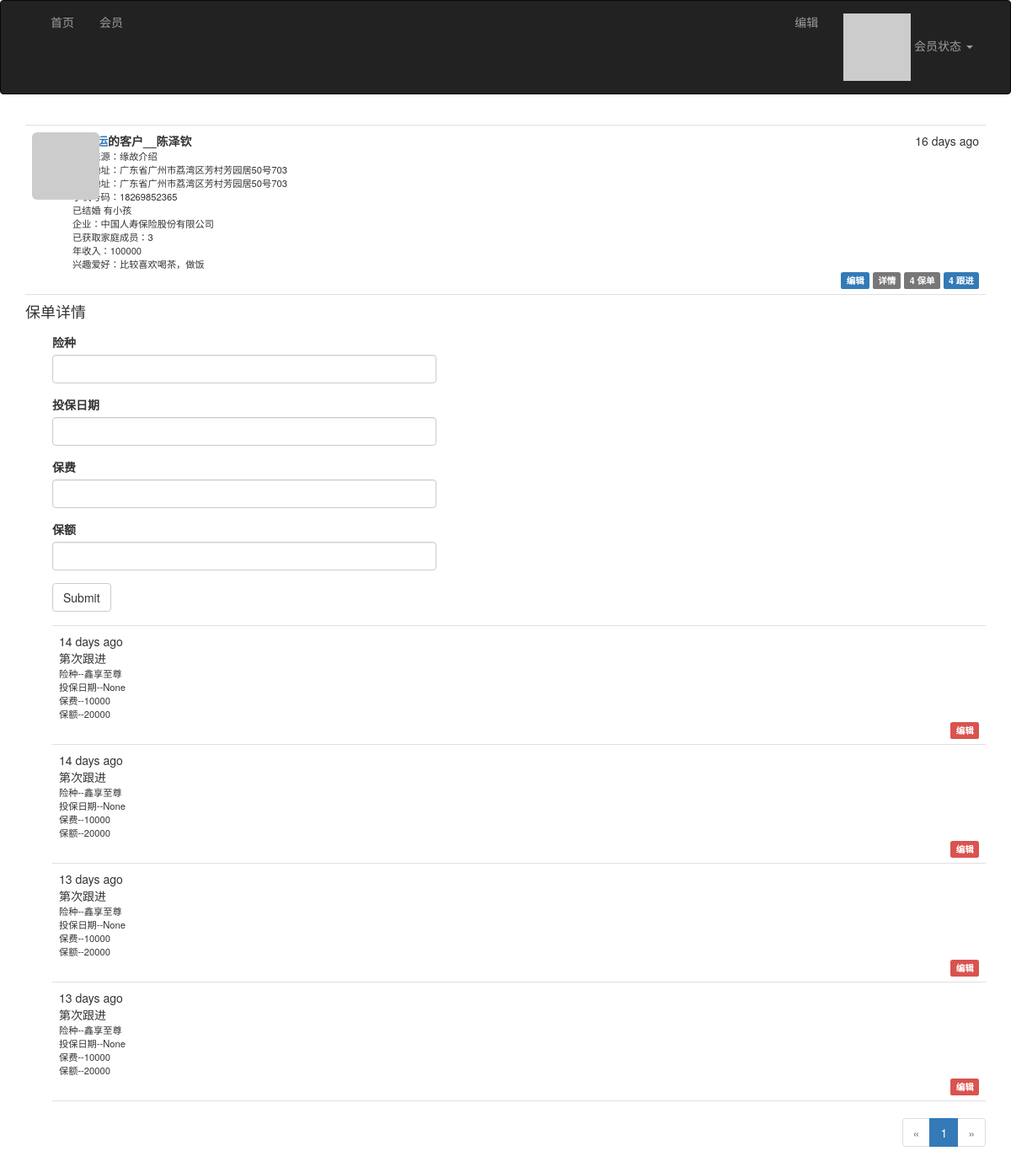
The page /post1/11 (signed in) on the database its author committed.
### app/models.py (models this page shows, shortened)
class Post(db.Model):
    __tablename__ = 'posts'
    id = db.Column(db.Integer, primary_key=True)
    body = db.Column(db.Text)
    body_html = db.Column(db.Text)
    name = db.Column(db.String(64))
    phnumber = db.Column(db.Integer,unique=True)
    homeaddress = db.Column(db.String(64))
    career = db.Column(db.String(64))
    company = db.Column(db.String(64))
    jobaddress = db.Column(db.String(64))
    families = db.Column(db.Integer)
    insurance = db.Column(db.Integer)
    source = db.Column(db.String(64))
    married = db.Column(db.Boolean, default=False)
    bobies = db.Column(db.Boolean, default=False)
    liking = db.Column(db.String(64))
    connects = db.Column(db.Integer)
    income = db.Column(db.Integer)
    timestamp = db.Column(db.DateTime, index=True, default=datetime.utcnow)
    author_id = db.Column(db.Integer, db.ForeignKey('users.id'))
    comments = db.relationship('Comment', backref='post', lazy='dynamic')
    insurancese = db.relationship('Insurance', backref='post', lazy='dynamic')

class Insurance(db.Model):
    __tablename__ = 'insurancese'
    id = db.Column(db.Integer, primary_key=True)
    timestamp = db.Column(db.DateTime, index=True, default=datetime.utcnow)
    insurname = db.Column(db.String(64))
    disabled = db.Column(db.Boolean)
    baodanhao = db.Column(db.Integer, default=False)
    toubaoriqi = db.Column(db.Integer, default=False)
    shengxiaoriqi = db.Column(db.Integer, default=False)
    baodanzhuangtai = db.Column(db.String(64), default=False)
    jiaofeifangshi = db.Column(db.String(64), default=False)
    jiaofeiqi = db.Column(db.Integer, default=False)
    baoxianqijian = db.Column(db.Integer, default=False)
    shixiaoriqi = db.Column(db.Integer, default=False)
    baofei = db.Column(db.Integer, default=False)
    baoer = db.Column(db.Integer, default=False)
    banknumber = db.Column(db.Integer, default=False)
    bankname = db.Column(db.String(64), default=False)
    nextgetmoney = db.Column(db.Integer, default=False)
    tbname = db.Column(db.String(64), default=False)
    bbname =  db.Column(db.String(64), default=False)
    syname =  db.Column(db.String(64), default=False)
    jjname =  db.Column(db.String(64), default=False)
    author_id = db.Column(db.Integer, db.ForeignKey('users.id'))
    post_id = db.Column(db.Integer, db.ForeignKey('posts.id'))

### app/main/views.py (the view, shortened to what this page needs)
@main.route('/post1/<int:id>', methods=['GET', 'POST'])
def insurance(id):
    post = Post.query.get_or_404(id)
    form = InsuranceForm1()
    page = request.args.get('page', 1, type=int)
    if page == -1:
        page = (post.insurancese.count() - 1) // \
            current_app.config['FLASKY_COMMENTS_PER_PAGE'] + 1
    pagination = post.insurancese.order_by(Insurance.timestamp.asc()).paginate(page, per_page=current_app.config['FLASKY_COMMENTS_PER_PAGE'],error_out=False)
    insurancese = pagination.items
    return render_template('post1.html', posts=[post], form=form,insurancese=insurancese, pagination=pagination)

### app/main/forms.py
class InsuranceForm1(FlaskForm):
    insurname = StringField('险种', validators=[DataRequired()])
    toubaoriqi  = IntegerField('投保日期')
    baofei  = IntegerField('保费')
    baoer  = IntegerField('保额')
    submit = SubmitField('Submit')

### app/auth/views.py (called while the page is built)
@auth.before_app_request
def before_request():
    if current_user.is_authenticated:
        current_user.ping()
        if not current_user.confirmed \
                and request.endpoint \
                and request.blueprint != 'auth' \
                and request.endpoint != 'static':
            return redirect(url_for('auth.unconfirmed'))

### app/main/__init__.py (called while the page is built)
@main.app_context_processor
def inject_permissions():
    return dict(Permission=Permission)

### app/main/views.py (called while the page is built)
@main.after_app_request
def after_request(response):
    for query in get_debug_queries():
        if query.duration >= current_app.config['FLASKY_SLOW_DB_QUERY_TIME']:
            current_app.logger.warning(
                'Slow query: %s\nParameters: %s\nDuration: %fs\nContext: %s\n'
                % (query.statement, query.parameters, query.duration,
                   query.context))
    return response

### app/models.py (called while the page is built)
@login_manager.user_loader
def load_user(user_id):
    return User.query.get(int(user_id))

    def has_permission(self, perm):
        return self.permissions & perm == perm

    def can(self, perm):
        return self.role is not None and self.role.has_permission(perm)

    def ping(self):
        self.last_seen = datetime.utcnow()
        db.session.add(self)

    def gravatar(self, size=100, default='identicon', rating='g'):
        url = 'https://secure.gravatar.com/avatar'
        hash = self.avatar_hash or self.gravatar_hash()
        return '{url}/{hash}?s={size}&d={default}&r={rating}'.format(
            url=url, hash=hash, size=size, default=default, rating=rating)

### app/templates/post1.html (shortened to what this page needs)
{% extends "base.html" %}
{% import "bootstrap/wtf.html" as wtf %}
{% import "_macros.html" as macros %}
{% block page_content %}
{% include '_posts.html' %}
<h4 id="comments">保单详情</h4>
{% if current_user.can(Permission.COMMENT) %}
<div class="comment-form">
    {{ wtf.quick_form(form) }}
</div>
{% endif %}
{% include '_comments1.html' %}
{% if pagination %}
<div class="pagination">
    {{ macros.pagination_widget(pagination, '.post', fragment='#comments', id=posts[0].id) }}
</div>
{% endif %}
{% endblock %}

### app/templates/_posts.html (shortened to what this page needs)
<ul class="posts">
    {% for post in posts %}
    <li class="post">
        <div class="post-thumbnail">
            <a href="{{ url_for('.user', username=post.author.username) }}">
                <img class="img-rounded profile-thumbnail" src="{{ post.author.gravatar(size=40) }}">
            </a>
        </div>
        <div class="post-content">
            <div class="post-date">{{ moment(post.timestamp).fromNow() }}</div>
            <div class="post-author"><a href="{{ url_for('.user', username=post.author.username) }}">{{ post.author.name }}</a>的客户__{{ post.name | safe }}</div>
            <div class="post-body">
                <div class="labell">
                {% if post.source %}
                    客户来源：{{ post.source }}
                {% endif %}
                </div>
                {% if post.jobaddress %}
                <div class="labell">
                    办公地址：{{post.jobaddress}}
                </div >
                <div class="labell">
                {% if post.homeaddress %}
                    家庭地址：{{ post.homeaddress }}
                {% endif %}
                </div>
                {% if post.phnumber %}
                <div class="labell">
                    手机号码：{{post.phnumber}}
                </div>
                {% endif %}
                <div class="labell">
                   {%if post.married %} 已结婚 {% endif %}{%if post.bobies %} 有小孩 {% endif %}
                </div >
                {% if post.company %}
                <div class="labell">
                    企业：{{post.company}}
                </div >
                {% endif %}
                {% endif %}
                {% if post.families %}
                <div class="labell">
                    已获取家庭成员：{{post.families}}
                </div >
                {% endif %}
                {% if post.income %}
                <div class="labell">
                    年收入：{{post.income}}
                </div >
                {% endif %}
                {% if post.liking %}
                <div class="labell">
                    兴趣爱好：{{post.liking}}
                </div >
                {% endif %}
            </div>
            <div class="post-footer">
                {% if current_user == post.author %}
                <a href="{{ url_for('.edit', id=post.id) }}">
                    <span class="label label-primary">编辑</span>
                </a>
                {% elif current_user.is_administrator() %}
                <a href="{{ url_for('.edit', id=post.id) }}">
                    <span class="label label-danger">编辑[Admin]</span>
                </a>
                {% endif %}
                <a href="{{ url_for('.post', id=post.id) }}">
                    <span class="label label-default">详情</span>
                </a>
                <a href="{{ url_for('.insurance', id=post.id) }}">
                    <span class="label label-default">{{ post.insurancese.count() }} 保单</span>
                </a>
                <a href="{{ url_for('.post', id=post.id) }}#comments">
                    <span class="label label-primary">{{ post.comments.count() }} 跟进</span>
                </a>
            </div>
        </div>
    </li>
    {% endfor %}
</ul>

### app/templates/_comments1.html (shortened to what this page needs)
<ul class="comments">
    {% for insurance in insurancese %}
    <li class="comment">
        <div class="insurance-content">
            <div class="insurance-date">{{ moment(insurance.timestamp).fromNow() }}</div>
            <div class="insurance-author">第次跟进</div>
            <div class="insurance-body">
                <div class="labell">
                    {% if form.insurname %}
                     险种--{{ insurance.insurname }}
                    {% endif %}
                </div>
                <div class="labell">
                    {% if form.toubaoriqi %}
                     投保日期--{{ insurance.toubaoriqi }}
                    {% endif %}
                </div>
                <div class="labell">
                    {% if form.baofei %}
                     保费--{{ insurance.baofei }}
                    {% endif %}
                </div>
                <div class="labell">
                    {% if form.baoer %}
                     保额--{{ insurance.baoer }}
                    {% endif %}
                </div>
        </div>
        <div class="comment-footer">
                <a href="{{ url_for('.editii', id=insurance.id) }}">
                    <span class="label label-danger">编辑</span>
                </a>
            </div>
    </li>
    {% endfor %}
</ul>

### app/static/styles.css (style rules this page uses)
.profile-thumbnail { position: absolute; }
ul.posts { list-style-type: none; padding: 0px; margin: 16px 0px 0px 0px; border-top: 1px solid #e0e0e0; }
ul.posts li.post { padding: 8px; border-bottom: 1px solid #e0e0e0; }
div.post-date { float: right; }
div.post-author { font-weight: bold; }
div.post-thumbnail { position: absolute; }
div.post-content { margin-left: 48px; min-height: 48px; }
div.post-footer { text-align: right; }
div.comment-footer { text-align: right; }
ul.comments { list-style-type: none; padding: 0px; margin: 16px 0px 0px 0px; }
ul.comments li.comment { margin-left: 32px; padding: 8px; border-bottom: 1px solid #e0e0e0; }
ul.comments li.comment:nth-child(1) { border-top: 1px solid #e0e0e0; }
div.comment-form { margin: 16px 0px 16px 32px; width: 40%; }
div.pagination { width: 100%; text-align: right; padding: 0px; margin: 0px; }
.labell { font-size: 80%; }

### rows shown on the page
Post: timestamp "16 days ago", name "陈泽钦", source "缘故介绍", jobaddress "广东省广州市荔湾区芳村芳园居50号703", homeaddress "广东省广州市荔湾区芳村芳园居50号703", phnumber "18269852365", married "已结婚", bobies "有小孩", company "中国人寿保险股份有限公司", families "3", income "100000", liking "比较喜欢喝茶，做饭", insurancese.count "4", comments.count "4"
Insurance: timestamp "14 days ago", insurname "鑫享至尊", toubaoriqi "None", baofei "10000", baoer "20000"
Insurance: timestamp "14 days ago", insurname "鑫享至尊", toubaoriqi "None", baofei "10000", baoer "20000"
Insurance: timestamp "13 days ago", insurname "鑫享至尊", toubaoriqi "None", baofei "10000", baoer "20000"
Insurance: timestamp "13 days ago", insurname "鑫享至尊", toubaoriqi "None", baofei "10000", baoer "20000"

### other values the page prints
{{ p }} "1"
